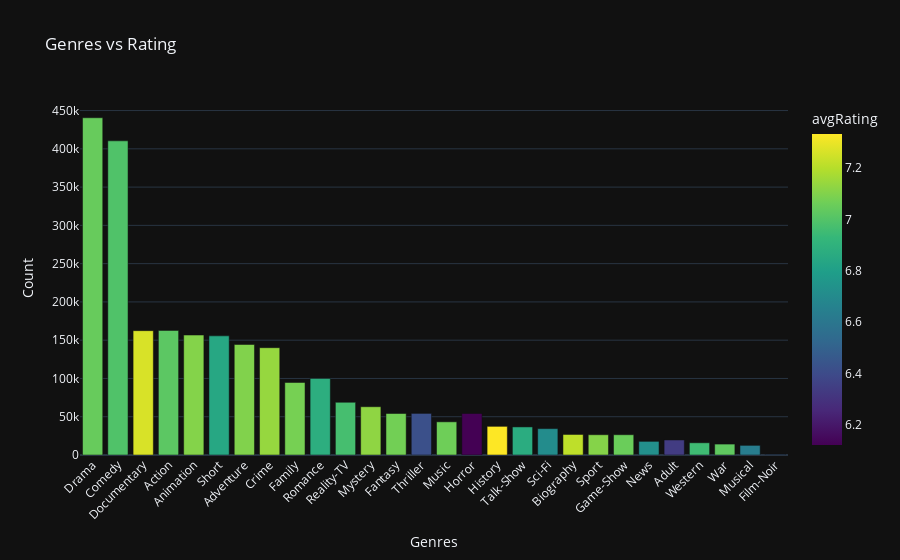

This figure's notebook cell:
### Code cell
fig = px.bar(
    genres_avg_rating.collect(), 
    x="genres", 
    y="count", 
    title="Genres vs Rating", 
    labels={"genres": "Genres", "count": "Count"},
    color="avgRating",  # Color by avgRating
    color_continuous_scale="Viridis"  # Choose color scale
)

# Customize layout for better aesthetics
fig.update_layout(
    xaxis_title="Genres",
    yaxis_title="Count",
    xaxis_tickangle=-45,  # Rotate x-axis labels for readability
    template=theme  # Dark mode
)

fig.show()

### Figure 1 — Plotly figure (JSON) as saved in the notebook; plotly's stock layout.template omitted (floating-point values rounded to 4 significant figures)
{"data": [{"alignmentgroup": "True", "hovertemplate": "Genres=%{x}<br>Count=%{y}<br>avgRating=%{marker.color}<extra></extra>", "legendgroup": "", "marker": {"color": [7.048, 6.993, 7.264, 7.02, 7.106, 6.845, 7.101, 7.14, 7.078, 6.881, 6.969, 7.126, 7.072, 6.42, 7.063, 6.122, 7.333, 6.871, 6.709, 7.215, 7.108, 7.055, 6.463, 6.727, 6.338, 6.953, 7.03, 6.635, 6.468], "coloraxis": "coloraxis", "pattern": {"shape": ""}}, "name": "", "offsetgroup": "", "orientation": "v", "showlegend": false, "textposition": "auto", "type": "bar", "x": ["Drama", "Comedy", "Documentary", "Action", "Animation", "Short", "Adventure", "Crime", "Family", "Romance", "Reality-TV", "Mystery", "Fantasy", "Thriller", "Music", "Horror", "History", "Talk-Show", "Sci-Fi", "Biography", "Sport", "Game-Show", null, "News", "Adult", "Western", "War", "Musical", "Film-Noir"], "xaxis": "x", "y": [440604, 410433, 162438, 162759, 156700, 155670, 144346, 140196, 94775, 100048, 68845, 63074, 54205, 54342, 43335, 54233, 37436, 36678, 34450, 26822, 26486, 26481, 19705, 17817, 19635, 15948, 14247, 12595, 882], "yaxis": "y"}], "layout": {"barmode": "relative", "coloraxis": {"colorbar": {"title": {"text": "avgRating"}}, "colorscale": [[0, "#440154"], [0.1111, "#482878"], [0.2222, "#3e4989"], [0.3333, "#31688e"], [0.4444, "#26828e"], [0.5556, "#1f9e89"], [0.6667, "#35b779"], [0.7778, "#6ece58"], [0.8889, "#b5de2b"], [1, "#fde725"]]}, "legend": {"tracegroupgap": 0}, "title": {"text": "Genres vs Rating"}, "xaxis": {"anchor": "y", "domain": [0, 1], "tickangle": -45, "title": {"text": "Genres"}}, "yaxis": {"anchor": "x", "domain": [0, 1], "title": {"text": "Count"}}}}
